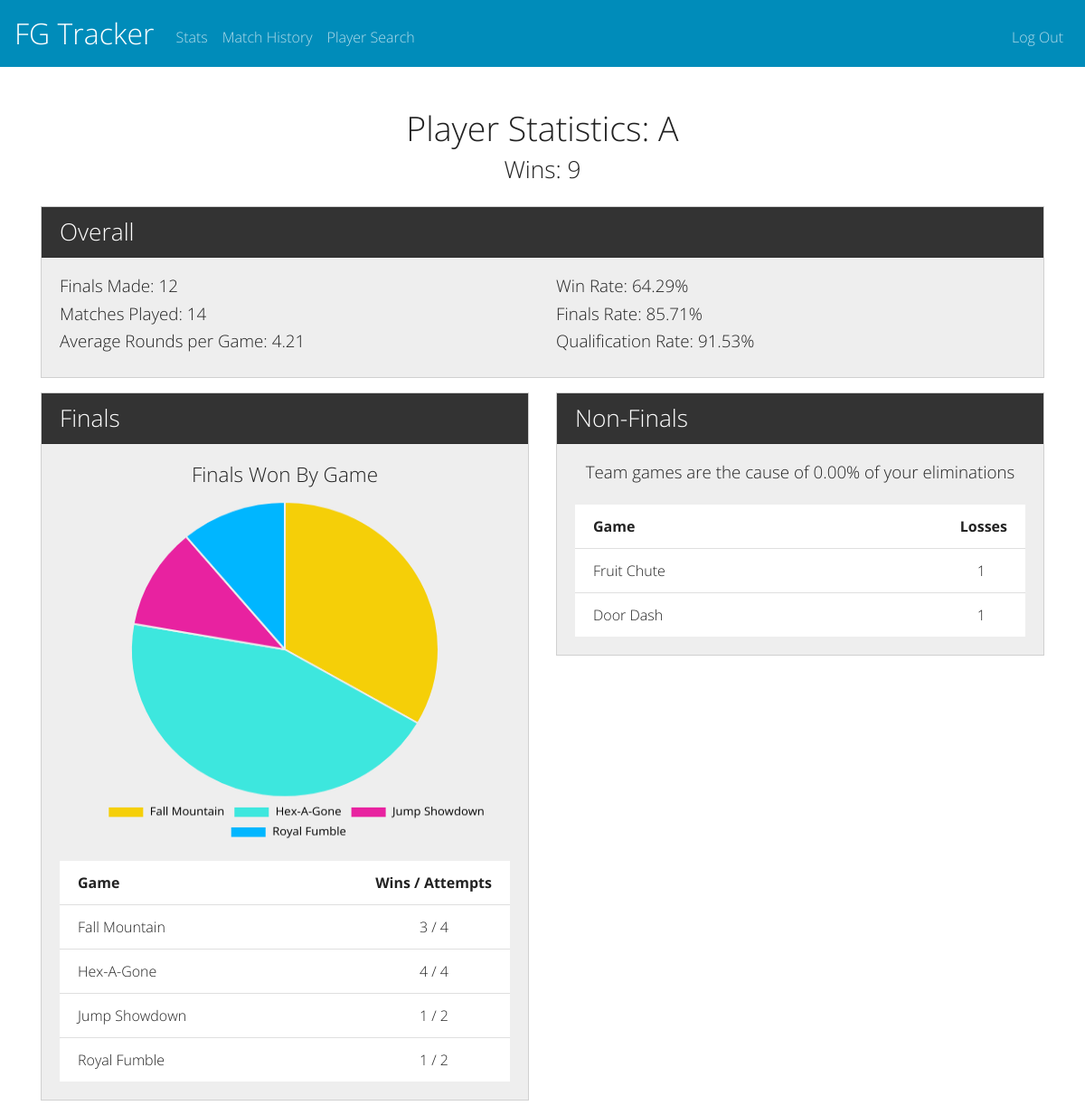
The app's page /statistics (signed in) with its own data.
### tables this page shows
CREATE TABLE 'history' ('id' INTEGER NOT NULL, 'result' TEXT NOT NULL, 'game' TEXT NOT NULL, 'round' INTEGER NOT NULL, 'datetime' DATETIME);

### application.py (the view)
@app.route("/statistics")
@login_required
def statistics():
    id=session["user_id"]
    user = db.execute("SELECT * FROM users WHERE id=:id", id=session["user_id"])
    stats = {}
    rows = db.execute("SELECT * FROM history WHERE id=:id", id=id)
    if not rows:
        return apology("record some games beech", 404)
    rows = db.execute("SELECT game, COUNT(game) FROM history WHERE id = :id AND result = 'win' GROUP BY game",
                    id=id)
    wins = {}
    for row in rows:
        wins[row["game"]] = row["COUNT(game)"]
    losses = db.execute("SELECT game, COUNT(game) FROM HISTORY JOIN games ON game = games.name WHERE NOT mode= 'final' AND id = :id AND result = 'loss' GROUP BY game ORDER BY COUNT(game) DESC;",
                    id=id)
    rows = db.execute("SELECT game, COUNT(game) FROM history JOIN games ON game = games.name WHERE mode = 'final' AND id = :id GROUP BY game",
                    id=id)
    finals = {}
    finals_winrate = {}
    for row in rows:
        finals[row["game"]] = row["COUNT(game)"]
        if row["game"] in wins:
            finals_winrate[row["game"]] = percent(wins[row["game"]], finals[row["game"]])
        else:
            finals_winrate[row["game"]] = percent(0, finals[row["game"]])
    game_count = db.execute("SELECT COUNT(*) FROM history WHERE id = :id", id=id)
    stats["game_count"] = game_count[0]["COUNT(*)"]
    win_count = db.execute("SELECT COUNT(game) FROM history WHERE id = :id AND result = 'win'", id=id)
    stats["win_count"] = win_count[0]['COUNT(game)']
    round_count = db.execute("SELECT SUM(round) FROM history WHERE id = :id", id=id)
    stats["round_count"] = round_count[0]["SUM(round)"]
    finals_count = db.execute("SELECT COUNT(game) FROM history JOIN games ON game = games.name WHERE mode = 'final' AND id = :id",
                            id=id)
    stats["finals_count"] = finals_count[0]["COUNT(game)"]
    stats["rounds_won"] = stats["round_count"] - (stats["game_count"] - stats["win_count"])
    stats["win_rate"] = percent(stats["win_count"], stats["game_count"])
    stats["finals_rate"] = percent(stats["finals_count"], stats["game_count"])
    stats["rounds_rate"] = percent(stats["rounds_won"], stats["round_count"])
    avg_round = db.execute("SELECT AVG(round) FROM history WHERE id = :id", id=id)
    stats["avg_round"] = round(avg_round[0]["AVG(round)"], 2)
    team_count = db.execute("SELECT COUNT(game) FROM history JOIN games ON game = games.name WHERE mode = 'team' AND id = :id",
                            id=id)
    team_wins = db.execute("SELECT COUNT(game) FROM history JOIN games ON game = games.name WHERE mode = 'final' AND result = 'win' AND id = :id",
                            id=id)
    stats["team_winrate"] = percent(team_count[0]["COUNT(game)"] - team_wins[0]["COUNT(game)"], team_count[0]["COUNT(game)"])
    labels = []
    values = []
    for game in wins.keys():
        labels.append(game.title())
    for value in wins.values():
        values.append(value)
    return render_template("stats.html", username=user[0]["username"], losses=losses, stats=stats, wins=wins, finals=finals, finals_winrate=finals_winrate,
                            labels=labels, values=values)

### application.py (called while the page is built)
@app.after_request
def after_request(response):
    response.headers["Cache-Control"] = "no-cache, no-store, must-revalidate"
    response.headers["Expires"] = 0
    response.headers["Pragma"] = "no-cache"
    return response

### helpers.py (called while the page is built)
def login_required(f):
    @wraps(f)
    def decorated_function(*args, **kwargs):
        if session.get("user_id") is None:
            return redirect("/login")
        return f(*args, **kwargs)
    return decorated_function

def percent(n, m):
    if n == 0 or m == 0:
        return "0.00%"
    percent = n/m * 100
    return "{:,.2f}%".format(percent)

### templates/stats.html (shortened to what this page needs)
{% extends "layout.html" %}
{% block main %}
    <div class="pb-3">
        <h1>Player Statistics: {{ username.title() }}</h1>
        <h3>Wins: {{ stats["win_count"] }}</h3>
    </div>
    <div class="container">
        <div class="row">
            <div class="col-sm">
                <div class="card bg-light mb-3">
                    <h3 class="card-header bg-dark text-white">Overall</h3>
                    <div class="card-body">
                        <div class="row d-flex">
                            <div class="col-md">
                                <h5>Finals Made: {{ stats["finals_count"] }}</h5>
                                <h5>Matches Played: {{ stats["game_count"] }}</h5>
                                <h5>Average Rounds per Game: {{ stats["avg_round"] }}</h5>
                            </div>
                            <div class="col-md">
                                <h5>Win Rate: {{ stats["win_rate"] }}</h5>
                                <h5>Finals Rate: {{ stats["finals_rate"] }}</h5>
                                <h5>Qualification Rate: {{ stats["rounds_rate"] }}</h5>
                            </div>
                        </div>
                    </div>
                </div>
            </div>
        </div>
        <div class="row">
            <div class="col-md-6">
                <div class="card bg-light mb-3">
                    <h3 class="card-header bg-dark text-white">Finals</h3>
                    <div class="card-body">
                        {% if stats["win_count"] > 0 %}
                            <h4 class="text-center pb-2">Finals Won By Game</h4>
                            <div>
                                <canvas id="finals_chart" width="100%" height="80px" class="pb-3"></canvas>
                            </div>
                            <script>
                                var ctx = document.getElementById('finals_chart').getContext('2d');
                                var chart = new Chart(ctx, {
                                    // The type of chart we want to create
                                    type: 'pie',
                                    // The data for our dataset
                                    data: {
                                        labels: {{ labels|safe }},
                                        datasets: [{
                                            label: "My First dataset",
                                            backgroundColor: ['#f5cf08', '#3de7de', '#e822a0', '#00b6ff'],
                                            borderColor: '#eeeeee',
                                            data: {{ values|safe }},
                                        }]
                                    },
                                    // Configuration options go here
                                    options: {
                                        legend: {
                                            position: "bottom",
                                            labels: {
                                                fontFamily: "Open Sans",
                                                fontColor: "black",
                                                fontSize: 13
                                            }
                                        }
                                    }
                                });
                            </script>
                        {% else %}
                            <h5 class="text-center pb-3">Win a game to see more stats!</h5>
                        {% endif %}
                        <ul class="list-group list-group-flush">
                            <li class="list-group-item text-center">
                                <span class="align-left font-weight-bold">Game</span>
                                <span class="align-right font-weight-bold">Wins / Attempts</span>
                            </li>
                            {% for game in finals %}
                                <li class="list-group-item text-center">
                                    <span class="align-left">{{ game.title() }}</span>
                                    <span class="align-right pr-5">{{ wins[game] }} / {{ finals[game] }}</span>
                                </li>
                            {% endfor %}
                        </ul>
                    </div>
                </div>
            </div>
            <div class="col-md-6">
                <div class="card bg-light mb-3">
                    <h3 class="card-header bg-dark text-white">Non-Finals</h3>
                    <div class="card-body">
                        <h5 class="text-center pb-3">Team games are the cause of {{ stats["team_winrate"] }} of your eliminations</h5>
                        <ul class="list-group list-group-flush">
                            <li class="list-group-item">
                                <span class="align-left font-weight-bold">Game</span>
                                <span class="align-right font-weight-bold">Losses</span>
                            </li>
                            {% for game in losses %}
                                <li class="list-group-item">
                                    <span class="align-left">{{ game["game"].title() }}</span>
                                    <span class="align-right pr-4">{{game["COUNT(game)"] }}</span>
                                </li>
                            {% endfor %}
                        </ul>
                    </div>
            </div>
        </div>
    </div>
{% endblock %}

### static/styles.css (style rules this page uses)
.card { text-align: left; }
.card .list-group { font-size: medium; }
.align-left { float: left; }
.align-right { float: right; }

### records on screen
history: title "Hex-A-Gone", round "4"
history: game "Fruit Chute", id "1"
history: game "Door Dash", game "1"

### other values on screen
{{ username.title() }} "A"
{{ stats["win_count"] }} "9"
{{ stats["finals_count"] }} "12"
{{ stats["game_count"] }} "14"
{{ stats["avg_round"] }} "4.21"
{{ stats["win_rate"] }} "64.29%"
{{ stats["finals_rate"] }} "85.71%"
{{ stats["rounds_rate"] }} "91.53%"
{{ game.title() }} "Fall Mountain" "Jump Showdown" "Royal Fumble"
{{ wins[game] }} "3" "1" "1"
{{ finals[game] }} "4" "2" "2"
{{ stats["team_winrate"] }} "0.00%"
chart data {{ values|safe }} [3, 4, 1, 1]
